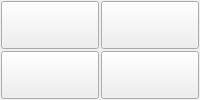
      <widget class="QWidget" name="page_50">
       <layout class="QGridLayout" name="gridLayout_53">
        <property name="margin">
         <number>1</number>
        </property>
        <property name="spacing">
         <number>2</number>
        </property>
        <item row="1" column="0">
         <layout class="QHBoxLayout" name="horizontalLayout_73">
          <item>
           <widget class="QPushButton" name="ui_2_Pane3BTN">
            <property name="sizePolicy">
             <sizepolicy hsizetype="Minimum" vsizetype="Expanding">
              <horstretch>0</horstretch>
              <verstretch>0</verstretch>
             </sizepolicy>
            </property>
            <property name="text">
             <string/>
            </property>
            <property name="checkable">
             <bool>true</bool>
            </property>
            <property name="view" stdset="0">
             <string>pane4</string>
            </property>
           </widget>
          </item>
          <item>
           <widget class="QPushButton" name="ui_2_Pane4BTN">
            <property name="sizePolicy">
             <sizepolicy hsizetype="Minimum" vsizetype="Expanding">
              <horstretch>0</horstretch>
              <verstretch>0</verstretch>
             </sizepolicy>
            </property>
            <property name="text">
             <string/>
            </property>
            <property name="checkable">
             <bool>true</bool>
            </property>
            <property name="view" stdset="0">
             <string>pane3</string>
            </property>
           </widget>
          </item>
         </layout>
        </item>
        <item row="0" column="0">
         <layout class="QHBoxLayout" name="horizontalLayout_74">
          <item>
           <widget class="QPushButton" name="ui_2_Pane1BTN">
            <property name="sizePolicy">
             <sizepolicy hsizetype="Minimum" vsizetype="Expanding">
              <horstretch>0</horstretch>
              <verstretch>0</verstretch>
             </sizepolicy>
            </property>
            <property name="text">
             <string/>
            </property>
            <property name="checkable">
             <bool>true</bool>
            </property>
            <property name="view" stdset="0">
             <string>pane1</string>
            </property>
           </widget>
          </item>
          <item>
           <widget class="QPushButton" name="ui_2_Pane2BTN">
            <property name="sizePolicy">
             <sizepolicy hsizetype="Minimum" vsizetype="Expanding">
              <horstretch>0</horstretch>
              <verstretch>0</verstretch>
             </sizepolicy>
            </property>
            <property name="text">
             <string/>
            </property>
            <property name="checkable">
             <bool>true</bool>
            </property>
            <property name="view" stdset="0">
             <string>pane2</string>
            </property>
           </widget>
          </item>
         </layout>
        </item>
       </layout>
      </widget>
